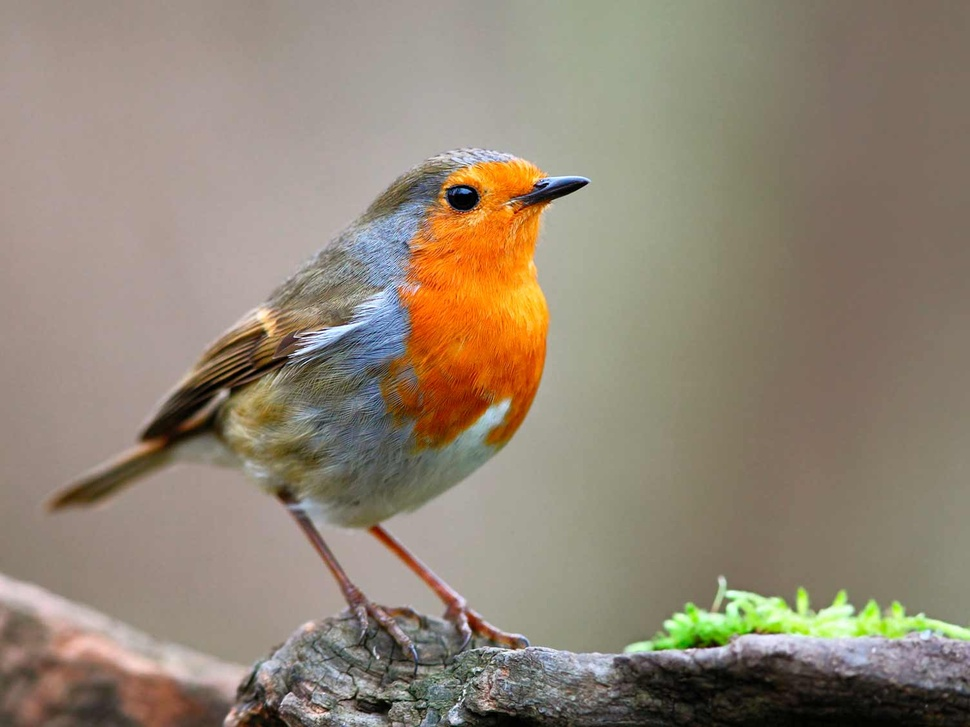
#> input picture robin.jpeg, 970 x 727 px, shrunk from 1504 x 1128 before the run
$ python discussion1.py
#> lines starting #> are read from the running program, lines starting #| are printed output that depends on the picture
import matplotlib.pyplot as plt
from matplotlib.image import imread

###part1 - showing a color image with matplotlib
im = imread("robin.jpeg")
#> im is the input picture: shape (727, 970, 3); mean R, G, B 145.9, 133.4, 116.9
plt.imshow(im)
plt.title("My Little Bird")
plt.show()
print(im.shape)
#| (727, 970, 3)
print(im)
#> (printed output is left out)


### part2 - sperating the channels and showing them in subplots
im = imread("robin.jpeg")
fig, axes = plt.subplots(1,3)
Rchannel = im[:,:,0]
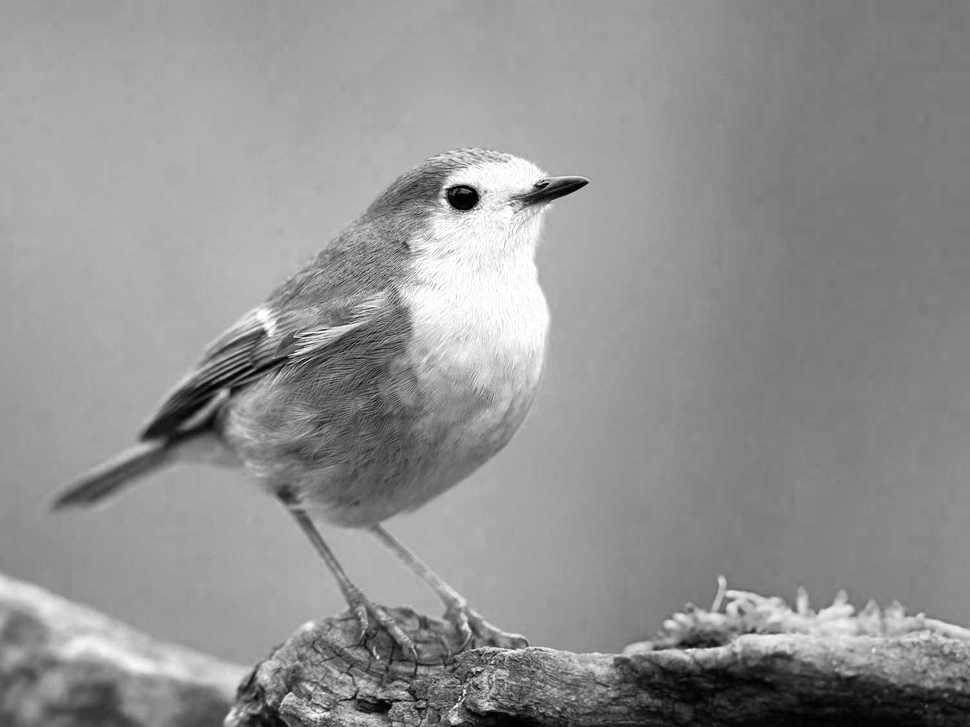
#> Rchannel: shape (727, 970); min 0, max 255, mean 145.9
Gchannel = im[:,:,1]
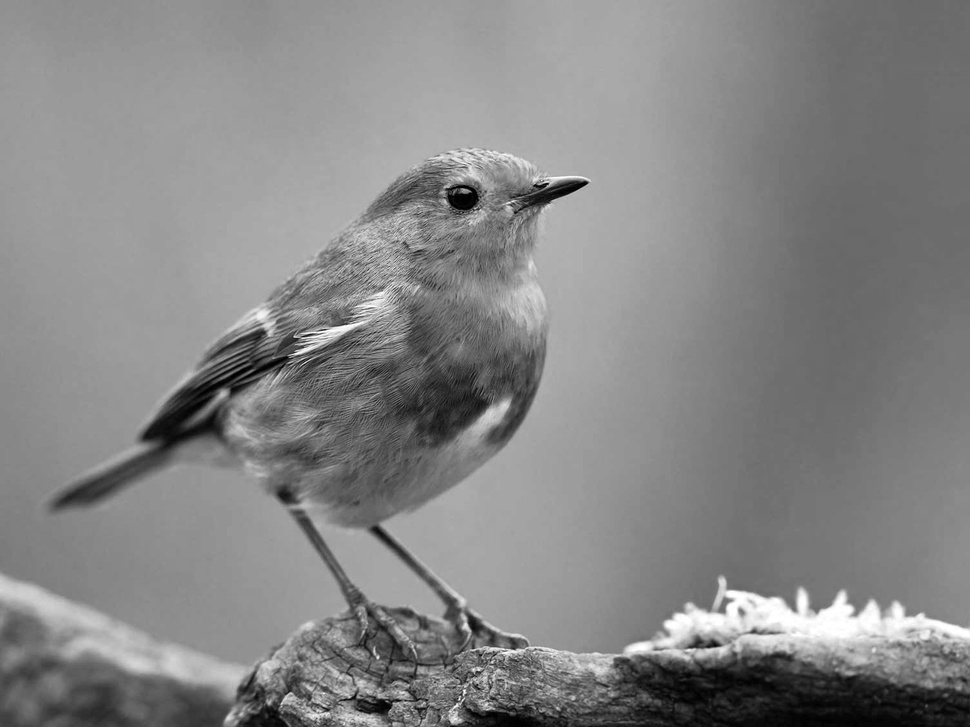
#> Gchannel: shape (727, 970); min 0, max 255, mean 133.4
Bchannel = im[:,:,2]
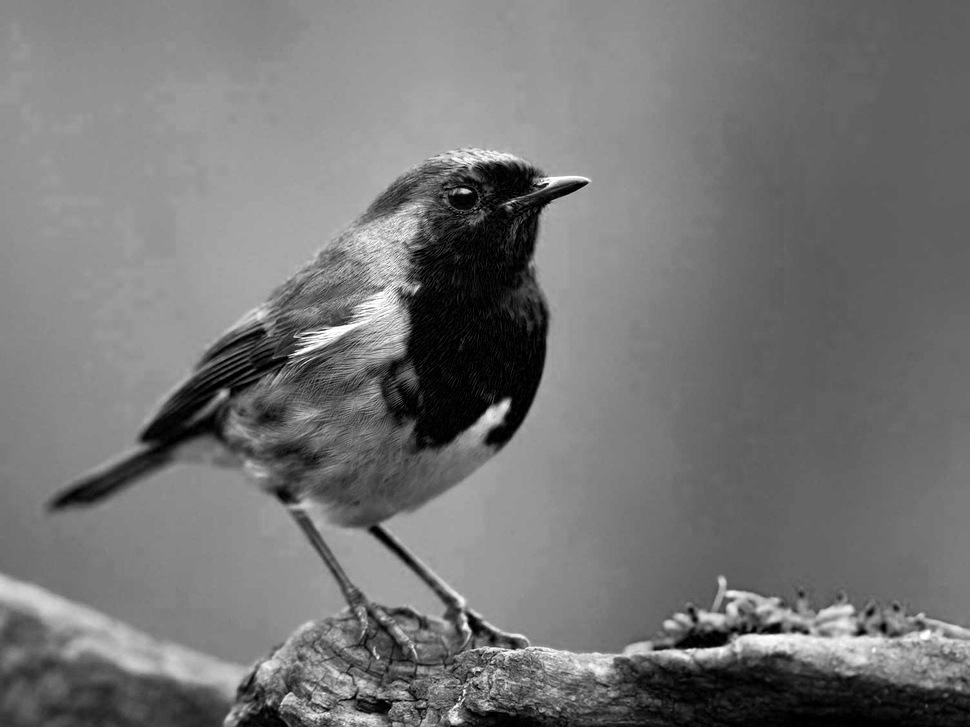
#> Bchannel: shape (727, 970); min 0, max 255, mean 116.9
axes[0].imshow(Rchannel,cmap='gray')
axes[0].set_title('Red Channel')
axes[1].imshow(Gchannel,cmap='gray')
axes[1].set_title('Green Channel')
axes[2].imshow(Bchannel,cmap='gray')
axes[2].set_title('Blue Channel')
plt.show()
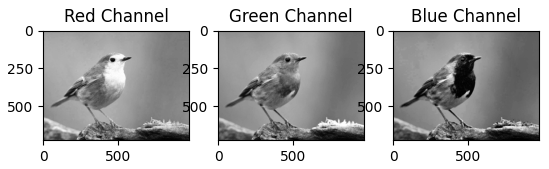
#> figure drawn by matplotlib, 3 panels
